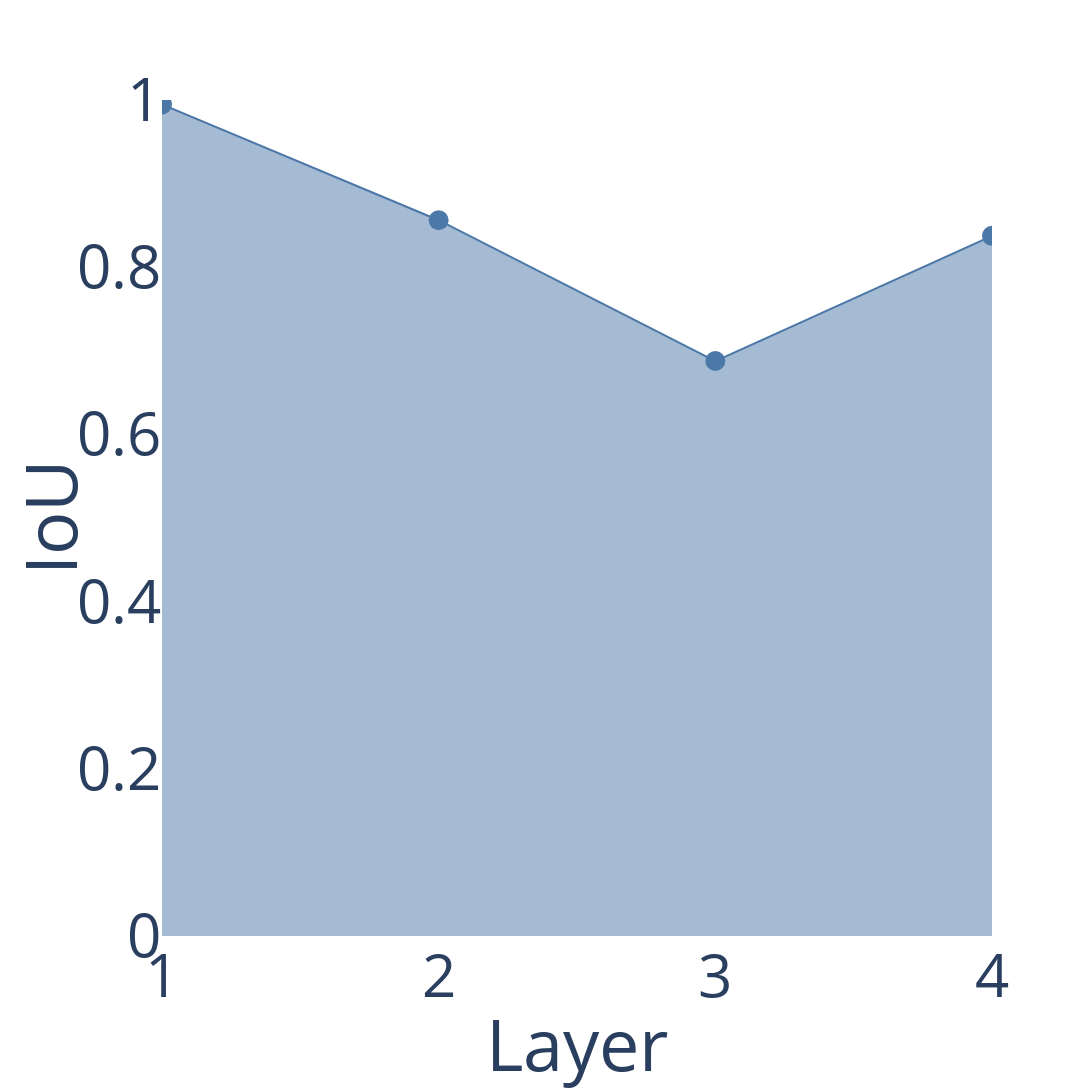

Here is the notebook cell this chart was saved with:
### Code cell
from circuit_pruner.visualizer.layouts import big_fig_layout

iou_fig.update_layout(big_fig_layout)
#fig.update_layout({ 'width':3000})


iou_fig.update_layout({
                    'height':1500,
                    'width':1500,
                    'font':{'size':60}})

### Figure 1 — Plotly figure (JSON) as saved in the notebook; plotly's stock layout.template omitted (floating-point values rounded to 4 significant figures)
{"data": [{"fill": "tozeroy", "line": {"color": "#4C78A8"}, "marker": {"size": 20}, "type": "scatter", "x": ["1", "2", "3", "4"], "y": [0.9947, 0.8562, 0.6877, 0.8375]}], "layout": {"font": {"size": 60}, "height": 1500, "margin": {"b": 100, "l": 100, "r": 100, "t": 100}, "paper_bgcolor": "rgba(255,255,255,1)", "plot_bgcolor": "rgba(255,255,255,1)", "width": 1500, "xaxis": {"title": {"text": "Layer"}}, "yaxis": {"range": [0, 1], "title": {"text": "IoU"}}}}
